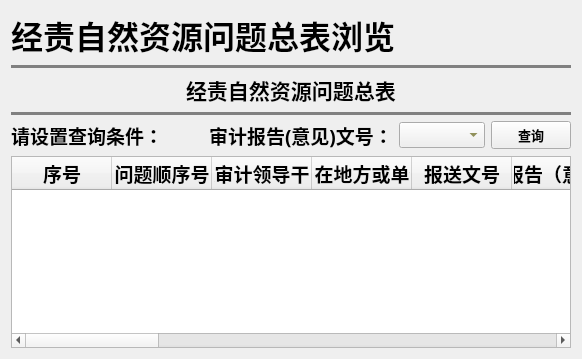
         <widget class="QWidget" name="page_jzwtlr">
          <property name="styleSheet">
           <string notr="true">QFrame#line_12,#line_13{
	border:2px solid grey;
	border-radius:4px;
	padding:2px;
}</string>
          </property>
          <layout class="QGridLayout" name="gridLayout_7">
           <item row="5" column="0">
            <widget class="QTableWidget" name="tableWidget_jz_pro">
             <property name="font">
              <font>
               <pointsize>12</pointsize>
              </font>
             </property>
             <column>
              <property name="text">
               <string>序号</string>
              </property>
              <property name="font">
               <font>
                <pointsize>14</pointsize>
                <weight>75</weight>
                <bold>true</bold>
               </font>
              </property>
             </column>
             <column>
              <property name="text">
               <string>问题顺序号</string>
              </property>
              <property name="font">
               <font>
                <pointsize>14</pointsize>
                <weight>75</weight>
                <bold>true</bold>
               </font>
              </property>
             </column>
             <column>
              <property name="text">
               <string>被审计领导干部</string>
              </property>
              <property name="font">
               <font>
                <pointsize>14</pointsize>
                <weight>75</weight>
                <bold>true</bold>
               </font>
              </property>
             </column>
             <column>
              <property name="text">
               <string>所在地方或单位</string>
              </property>
              <property name="font">
               <font>
                <pointsize>14</pointsize>
                <weight>75</weight>
                <bold>true</bold>
               </font>
              </property>
             </column>
             <column>
              <property name="text">
               <string>报送文号</string>
              </property>
              <property name="font">
               <font>
                <pointsize>14</pointsize>
                <weight>75</weight>
                <bold>true</bold>
               </font>
              </property>
             </column>
             <column>
              <property name="text">
               <string>审计报告（意见）文号</string>
              </property>
              <property name="font">
               <font>
                <pointsize>14</pointsize>
                <weight>75</weight>
                <bold>true</bold>
               </font>
              </property>
             </column>
             <column>
              <property name="text">
               <string>经责结果报告文号</string>
              </property>
              <property name="font">
               <font>
                <pointsize>14</pointsize>
                <weight>75</weight>
                <bold>true</bold>
               </font>
              </property>
             </column>
             <column>
              <property name="text">
               <string>出具审计报告时间</string>
              </property>
              <property name="font">
               <font>
                <pointsize>14</pointsize>
                <weight>75</weight>
                <bold>true</bold>
               </font>
              </property>
             </column>
             <column>
              <property name="text">
               <string>审计组组长</string>
              </property>
              <property name="font">
               <font>
                <pointsize>14</pointsize>
                <weight>75</weight>
                <bold>true</bold>
               </font>
              </property>
             </column>
             <column>
              <property name="text">
               <string>审计组主审</string>
              </property>
              <property name="font">
               <font>
                <pointsize>14</pointsize>
                <weight>75</weight>
                <bold>true</bold>
               </font>
              </property>
             </column>
             <column>
              <property name="text">
               <string>问题描述</string>
              </property>
              <property name="font">
               <font>
                <pointsize>14</pointsize>
                <weight>75</weight>
                <bold>true</bold>
               </font>
              </property>
             </column>
             <column>
              <property name="text">
               <string>是否在审计报告中反映</string>
              </property>
              <property name="font">
               <font>
                <pointsize>14</pointsize>
                <weight>75</weight>
                <bold>true</bold>
               </font>
              </property>
             </column>
             <column>
              <property name="text">
               <string>是否在结果报告中反映</string>
              </property>
              <property name="font">
               <font>
                <pointsize>14</pointsize>
                <weight>75</weight>
                <bold>true</bold>
               </font>
              </property>
             </column>
             <column>
              <property name="text">
               <string>审计对象分类</string>
              </property>
              <property name="font">
               <font>
                <pointsize>14</pointsize>
                <weight>75</weight>
                <bold>true</bold>
               </font>
              </property>
             </column>
             <column>
              <property name="text">
               <string>问题类别</string>
              </property>
              <property name="font">
               <font>
                <pointsize>14</pointsize>
                <weight>75</weight>
                <bold>true</bold>
               </font>
              </property>
             </column>
             <column>
              <property name="text">
               <string>问题定性</string>
              </property>
              <property name="font">
               <font>
                <pointsize>14</pointsize>
                <weight>75</weight>
                <bold>true</bold>
               </font>
              </property>
             </column>
             <column>
              <property name="text">
               <string>问题表现形式</string>
              </property>
              <property name="font">
               <font>
                <pointsize>14</pointsize>
                <weight>75</weight>
                <bold>true</bold>
               </font>
              </property>
             </column>
             <column>
              <property name="text">
               <string>备注</string>
              </property>
              <property name="font">
               <font>
                <pointsize>14</pointsize>
                <weight>75</weight>
                <bold>true</bold>
               </font>
              </property>
             </column>
             <column>
              <property name="text">
               <string>问题金额（万元）</string>
              </property>
              <property name="font">
               <font>
                <pointsize>14</pointsize>
                <weight>75</weight>
                <bold>true</bold>
               </font>
              </property>
             </column>
             <column>
              <property name="text">
               <string>移送及处理情况</string>
              </property>
              <property name="font">
               <font>
                <pointsize>14</pointsize>
                <weight>75</weight>
                <bold>true</bold>
               </font>
              </property>
             </column>
            </widget>
           </item>
           <item row="1" column="0">
            <widget class="Line" name="line_13">
             <property name="orientation">
              <enum>Qt::Horizontal</enum>
             </property>
            </widget>
           </item>
           <item row="4" column="0">
            <layout class="QHBoxLayout" name="horizontalLayout_17">
             <item>
              <widget class="QLabel" name="label_55">
               <property name="font">
                <font>
                 <pointsize>14</pointsize>
                 <weight>75</weight>
                 <bold>true</bold>
                </font>
               </property>
               <property name="text">
                <string>请设置查询条件：</string>
               </property>
              </widget>
             </item>
             <item>
              <spacer name="horizontalSpacer_16">
               <property name="orientation">
                <enum>Qt::Horizontal</enum>
               </property>
               <property name="sizeHint" stdset="0">
                <size>
                 <width>40</width>
                 <height>20</height>
                </size>
               </property>
              </spacer>
             </item>
             <item>
              <widget class="QLabel" name="label_56">
               <property name="font">
                <font>
                 <family>楷体</family>
                 <pointsize>14</pointsize>
                 <weight>75</weight>
                 <bold>true</bold>
                </font>
               </property>
               <property name="text">
                <string>审计报告(意见)文号：</string>
               </property>
              </widget>
             </item>
             <item>
              <widget class="QComboBox" name="comboBox_11">
               <property name="font">
                <font>
                 <family>楷体</family>
                 <pointsize>10</pointsize>
                 <weight>75</weight>
                 <bold>true</bold>
                </font>
               </property>
               <property name="styleSheet">
                <string notr="true">color:rgb(85, 85, 0)</string>
               </property>
              </widget>
             </item>
             <item>
              <widget class="QPushButton" name="bt_search_jz">
               <property name="minimumSize">
                <size>
                 <width>0</width>
                 <height>28</height>
                </size>
               </property>
               <property name="maximumSize">
                <size>
                 <width>100</width>
                 <height>16777215</height>
                </size>
               </property>
               <property name="font">
                <font>
                 <family>Agency FB</family>
                 <pointsize>10</pointsize>
                 <weight>75</weight>
                 <bold>true</bold>
                </font>
               </property>
               <property name="text">
                <string>查询</string>
               </property>
              </widget>
             </item>
            </layout>
           </item>
           <item row="0" column="0">
            <widget class="QLabel" name="label_29">
             <property name="font">
              <font>
               <pointsize>24</pointsize>
               <weight>75</weight>
               <bold>true</bold>
              </font>
             </property>
             <property name="text">
              <string>经责自然资源问题总表浏览</string>
             </property>
            </widget>
           </item>
           <item row="2" column="0">
            <layout class="QHBoxLayout" name="horizontalLayout_21">
             <item>
              <spacer name="horizontalSpacer_19">
               <property name="orientation">
                <enum>Qt::Horizontal</enum>
               </property>
               <property name="sizeHint" stdset="0">
                <size>
                 <width>40</width>
                 <height>20</height>
                </size>
               </property>
              </spacer>
             </item>
             <item>
              <widget class="QLabel" name="label_54">
               <property name="font">
                <font>
                 <family>Calibri</family>
                 <pointsize>16</pointsize>
                 <weight>75</weight>
                 <bold>true</bold>
                </font>
               </property>
               <property name="text">
                <string>经责自然资源问题总表</string>
               </property>
              </widget>
             </item>
             <item>
              <spacer name="horizontalSpacer_20">
               <property name="orientation">
                <enum>Qt::Horizontal</enum>
               </property>
               <property name="sizeHint" stdset="0">
                <size>
                 <width>40</width>
                 <height>20</height>
                </size>
               </property>
              </spacer>
             </item>
            </layout>
           </item>
           <item row="3" column="0">
            <widget class="Line" name="line_12">
             <property name="orientation">
              <enum>Qt::Horizontal</enum>
             </property>
            </widget>
           </item>
          </layout>
         </widget>
